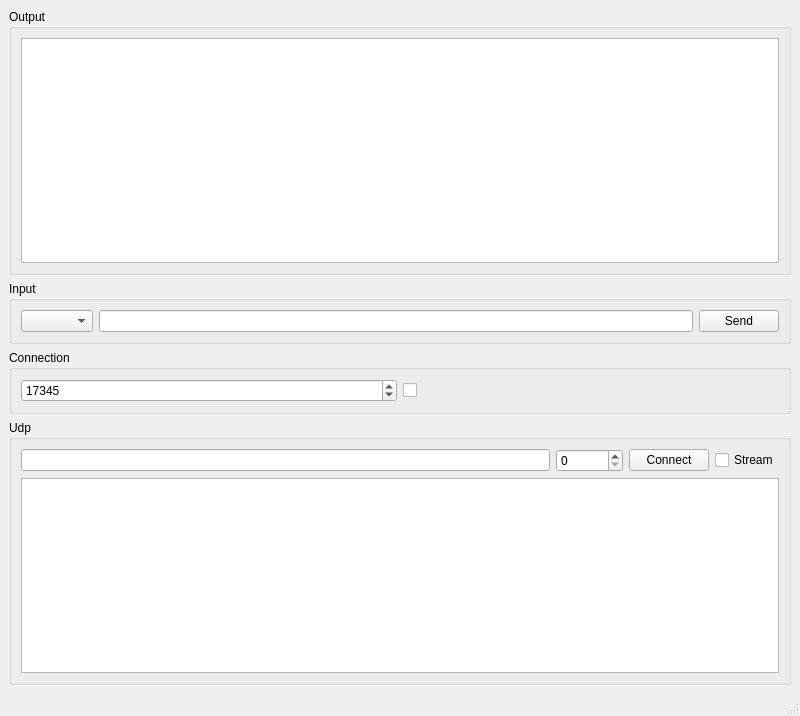
<?xml version="1.0" encoding="UTF-8"?>
<ui version="4.0">
 <class>raaTestServerInterfaceQt</class>
 <widget class="QMainWindow" name="raaTestServerInterfaceQt">
  <property name="geometry">
   <rect>
    <x>0</x>
    <y>0</y>
    <width>800</width>
    <height>716</height>
   </rect>
  </property>
  <property name="windowTitle">
   <string>MainWindow</string>
  </property>
  <widget class="QWidget" name="centralwidget">
   <layout class="QVBoxLayout" name="verticalLayout_2">
    <item>
     <widget class="QGroupBox" name="groupBox">
      <property name="title">
       <string>Output</string>
      </property>
      <layout class="QVBoxLayout" name="verticalLayout">
       <item>
        <widget class="QTextEdit" name="output_text"/>
       </item>
      </layout>
     </widget>
    </item>
    <item>
     <widget class="QGroupBox" name="groupBox_2">
      <property name="title">
       <string>Input</string>
      </property>
      <layout class="QHBoxLayout" name="horizontalLayout_2">
       <item>
        <widget class="QComboBox" name="input_to_combo"/>
       </item>
       <item>
        <widget class="QLineEdit" name="input_msg_edit"/>
       </item>
       <item>
        <widget class="QPushButton" name="input_send_button">
         <property name="text">
          <string>Send</string>
         </property>
        </widget>
       </item>
      </layout>
     </widget>
    </item>
    <item>
     <widget class="QGroupBox" name="connection_groupbox">
      <property name="title">
       <string>Connection</string>
      </property>
      <layout class="QHBoxLayout" name="horizontalLayout">
       <item>
        <widget class="QSpinBox" name="connection_port_spin">
         <property name="maximum">
          <number>100000</number>
         </property>
         <property name="value">
          <number>17345</number>
         </property>
        </widget>
       </item>
       <item>
        <widget class="QCheckBox" name="connection_check">
         <property name="text">
          <string/>
         </property>
        </widget>
       </item>
      </layout>
     </widget>
    </item>
    <item>
     <widget class="QGroupBox" name="groupBox_3">
      <property name="title">
       <string>Udp</string>
      </property>
      <layout class="QGridLayout" name="gridLayout">
       <item row="0" column="1">
        <widget class="QSpinBox" name="udp_port_spin">
         <property name="maximum">
          <number>100000</number>
         </property>
        </widget>
       </item>
       <item row="0" column="2">
        <widget class="QPushButton" name="udp_connect_button">
         <property name="text">
          <string>Connect</string>
         </property>
        </widget>
       </item>
       <item row="0" column="3">
        <widget class="QCheckBox" name="udp_stream_check">
         <property name="text">
          <string>Stream</string>
         </property>
        </widget>
       </item>
       <item row="0" column="0">
        <widget class="QLineEdit" name="udp_name_edit"/>
       </item>
       <item row="1" column="0" colspan="4">
        <widget class="QPlainTextEdit" name="udp_text"/>
       </item>
      </layout>
     </widget>
    </item>
   </layout>
  </widget>
  <widget class="QMenuBar" name="menubar">
   <property name="geometry">
    <rect>
     <x>0</x>
     <y>0</y>
     <width>800</width>
     <height>36</height>
    </rect>
   </property>
  </widget>
  <widget class="QStatusBar" name="statusbar"/>
 </widget>
 <resources/>
 <connections/>
</ui>
